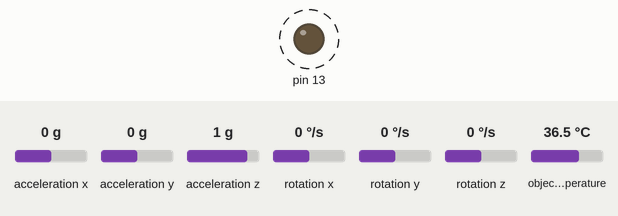
The sketch below on a simulated Arduino Uno, built with avr-gcc and run on an emulated ATmega328P. Parts: output pins drawn as LEDs (lit = HIGH). Wiring (inferred from the names in the program): MPU-6050 motion sensor at I2C address 0x68. Dashed ring = blinking. The test bench sets the inputs (shaded band); at power-on: acceleration z 1 g, acceleration x 0 g, acceleration y 0 g, rotation x 0 °/s, rotation y 0 °/s, rotation z 0 °/s, object temperature 36.5 °C. What the sketch prints to the serial monitor is not drawn.

Above: at 1.6 s.
1.7 s: acceleration z set to 0 g
Timing chart, 0 to 44.4 s (numbered marks = the images above; inputs shaded):
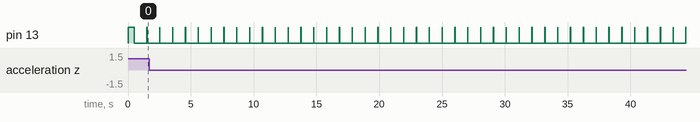

The sketch:

MPU6050_Full_Suite.ino
```cpp
#include <Wire.h>
#include <ArduinoJson.h>

#include <Adafruit_MLX90614.h>

Adafruit_MLX90614 mlx = Adafruit_MLX90614();

float temp;

float rateRoll;
float ratePitch;
float rateYaw;

float rateCalibrationRoll;
float rateCalibrationPitch;
float rateCalibrationYaw;
int rateCalibrationNumber;

float AccX;
float AccY;
float AccZ;
float AngleRoll;
float AnglePitch;

uint32_t timeElapsed;

float KalmanAngleRoll=0, KalmanUncertaintyAngleRoll=2*2;
float KalmanAnglePitch=0, KalmanUncertaintyAnglePitch=2*2;
float Kalman1DOutput[]={0,0};

//Kalman Function from Carbon Aeronautics. Credit: Carbon Aeronautics
void kalman_1d(float KalmanState, float KalmanUncertainty, float KalmanInput, float KalmanMeasurement) {
  KalmanState=KalmanState+0.004*KalmanInput;
  KalmanUncertainty=KalmanUncertainty + 0.004 * 0.004 * 4 * 4;
  float KalmanGain=KalmanUncertainty * 1/(1*KalmanUncertainty + 3 * 3);
  KalmanState=KalmanState+KalmanGain * (KalmanMeasurement-KalmanState);
  KalmanUncertainty=(1-KalmanGain) * KalmanUncertainty;
  Kalman1DOutput[0]=KalmanState;
  Kalman1DOutput[1]=KalmanUncertainty;
}
void gyro_signals(void) {
  //Configuring MPU 6050 Settings using I2C. Credit:
  Wire.beginTransmission(0x68);
  Wire.write(0x1A);
  Wire.write(0x05);
  Wire.endTransmission();
  Wire.beginTransmission(0x68);
  Wire.write(0x1C);
  Wire.write(0x10);
  Wire.endTransmission();
  Wire.beginTransmission(0x68);
  Wire.write(0x3B);
  Wire.endTransmission();
  Wire.requestFrom(0x68,6);
  int16_t AccXLSB = Wire.read() << 8 | Wire.read();
  int16_t AccYLSB = Wire.read() << 8 | Wire.read();
  int16_t AccZLSB = Wire.read() << 8 | Wire.read();
  Wire.beginTransmission(0x68);
  Wire.write(0x1B);
  Wire.write(0x8);
  Wire.endTransmission();
  Wire.beginTransmission(0x68);
  Wire.write(0x43);
  Wire.endTransmission();
  Wire.requestFrom(0x68,6);
  int16_t GyroX=Wire.read()<<8 | Wire.read();
  int16_t GyroY=Wire.read()<<8 | Wire.read();
  int16_t GyroZ=Wire.read()<<8 | Wire.read();
  rateRoll=(float)GyroX/65.5;
  ratePitch=(float)GyroY/65.5;
  rateYaw=(float)GyroZ/65.5;
  AccX=(float)AccXLSB/4096;
  AccY=(float)AccYLSB/4096;
  AccZ=(float)AccZLSB/4096;
  AngleRoll=atan(AccY/sqrt(AccX*AccX+AccZ*AccZ))*1/(3.142/180);
  AnglePitch=-atan(AccX/sqrt(AccY*AccY+AccZ*AccZ))*1/(3.142/180);
}

//Function to Jsonify float values and send data serially to BBB.
//@param assetID The specific identifier for each machine. E.g. Cold_Cut_Saw_1
//@param timer The total time elapse for the MCU.
//@param dataItemID The naming of the sensor value. E.g. Kalman_Machine_Angle_Pitch
//@param sensorValue The sensor readings of the actual sensor itself.
//@return void
void floatJsonify(String assetID, int timer, float angleRoll, float anglePitch, float AccX, float AccY, float AccZ, float temp) {
  StaticJsonDocument<200> jsonBuffer;
  jsonBuffer["assetID"] = assetID;
  jsonBuffer["timestamp"] = timer;
  jsonBuffer["roll_angle"] = angleRoll;
  jsonBuffer["pitch_angle"] = anglePitch;
  jsonBuffer["accX"] = AccX;
  jsonBuffer["accY"] = AccY;
  jsonBuffer["accZ"] = AccZ;
  jsonBuffer["temp"] = temp;
  char buffer[200];
  serializeJson(jsonBuffer, buffer);
  String bufferString = buffer;
  Serial.println(buffer);
  //Serial.write(buffer, strlen(buffer)); //Sends data serially to BBB.
  // Serial.write(buffer);
}
void setup() {
  Serial.begin(57600);
  // Serial.println("This is being setup and is connected.");
  pinMode(13, OUTPUT);
  if (!mlx.begin()) {
     while (1);
  };
  digitalWrite(13, HIGH);
  // Serial.println("This is end of setup ");
  Wire.setClock(10000);
  Wire.begin();
  delay(250);
  Wire.beginTransmission(0x68);
  Wire.write(0x6B);
  Wire.write(0x00);
  Wire.endTransmission();
  for (rateCalibrationNumber=0; rateCalibrationNumber<50; rateCalibrationNumber ++) {
    gyro_signals();
    rateCalibrationRoll+=rateRoll;
    rateCalibrationPitch+=ratePitch;
    rateCalibrationYaw+=rateYaw;
    // Serial.println(rateCalibrationNumber);
    delay(1);
  }
  rateCalibrationRoll/=50;
  rateCalibrationPitch/=50;
  rateCalibrationYaw/=50;
  timeElapsed=micros();
  // Serial.println("This is end of setup ");
}

void loop() {
  // Serial.println("The loop is being run");
  gyro_signals();
  rateRoll-=rateCalibrationRoll;
  ratePitch-=rateCalibrationPitch;
  rateYaw-=rateCalibrationYaw;
  kalman_1d(KalmanAngleRoll, KalmanUncertaintyAngleRoll, rateRoll, AngleRoll);
  KalmanAngleRoll=Kalman1DOutput[0];
  KalmanUncertaintyAngleRoll=Kalman1DOutput[1];
    kalman_1d(KalmanAnglePitch, KalmanUncertaintyAnglePitch, ratePitch, AnglePitch);
  KalmanAnglePitch=Kalman1DOutput[0];
  KalmanUncertaintyAnglePitch=Kalman1DOutput[1];

  temp = mlx.readObjectTempC();

  timeElapsed=micros();
  digitalWrite(13, HIGH);
  //Jsonifying all the data into JSON packets to be sent serially to BBB.
  floatJsonify("Sanding_WoodRoom", timeElapsed, KalmanAngleRoll, KalmanAnglePitch, AccX, AccY, AccZ, temp);
  digitalWrite(13, LOW);
  delay(1000);

}
```

Measured:
- by itself, pin 13: alternates HIGH for 0.02 s and LOW for 1.0 s
